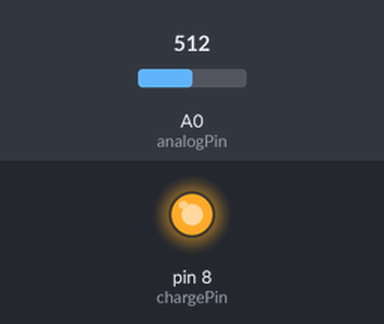
The sketch below on a simulated Arduino Nano, built with avr-gcc and run on an emulated ATmega328P. On the bench: output pins drawn as LEDs (lit = HIGH). The test bench sets the inputs (shaded band); at power-on: A0 (analogPin) = 512. What the sketch prints to the serial monitor is not drawn.

Above: at 1.2 s.
1.3 s: A0 (analogPin) set to 635
2.8 s: A0 (analogPin) set to 657
5.8 s: A0 (analogPin) set to 637
7.3 s: A0 (analogPin) set to 716
Timing chart, 0 to 10.3 s (numbered marks = the images above; inputs shaded):
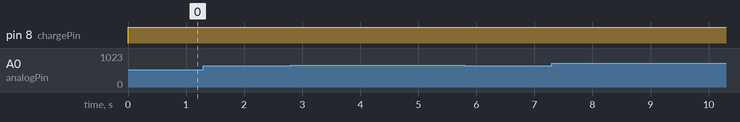

Measured:
- after the input at 1.3 s, every drawn part: stays the same

The sketch:

capacitance_meter.ino
```cpp
//initialize pins
int analogPin = 0;       // Analog pin for voltage measurement
int chargePin = 8;       // Pin to charge capacitor
int dischargePin = 9;   // Pin to discharge capacitor

//initialize Resistor
int resistorValue = 1000;

//initialize Timer
unsigned long startTime;
unsigned long elapsedTime;

//Initialize Capacitance Variable
float microFarads;
float nanoFarads;

void setup()
{
  pinMode (chargePin, OUTPUT);
  digitalWrite(chargePin, LOW);
  Serial.begin(9600);  //Necessaary to print data to serial monitor over use
  Serial.println("Capacitance Measurement");

}

void loop()
{
  digitalWrite(chargePin, HIGH);  //Begins charging the capacitor
  startTime = millis();            //Begins the timer

  // Wait until capacitor reaches 63.2% of 5V (647 = 1023 * 0.632)
  while(analogRead(analogPin) <647)
  {
    //Does nothing until caapacitor reaches 63.2%of total voltage
  }

  unsigned long nowTime = millis();
  elapsedTime = nowTime -startTime; //Determine how much time it took to charge capacitor
  microFarads = ((float)elapsedTime / resistorValue) *1000;   // Calculate capacitance in microfarads (τ = R*C)
  Serial.print(elapsedTime);
  Serial.print("mS ");

  if (microFarads >1)  //Determine if units should be micro or nano and prints accordingly
  {
    Serial.print((long)microFarads);
    Serial.println("microFarads");
  }
  else
  {
    nanoFarads = microFarads * 1000.0;
    Serial.print((long)nanoFarads);
    Serial.println("nanoFarads");
    delay(500);
  }

  digitalWrite(chargePin, LOW);  // Stops charging capacitor
  pinMode(dischargePin, OUTPUT);
  digitalWrite(dischargePin, LOW);  //Allows capacitor to discharge
  while(analogPin > 0)
  {
    //Do nothing until capacitance is discharge
  }
  pinMode(dischargePin, INPUT);  //Prevents capacitor from discharging
}
```
